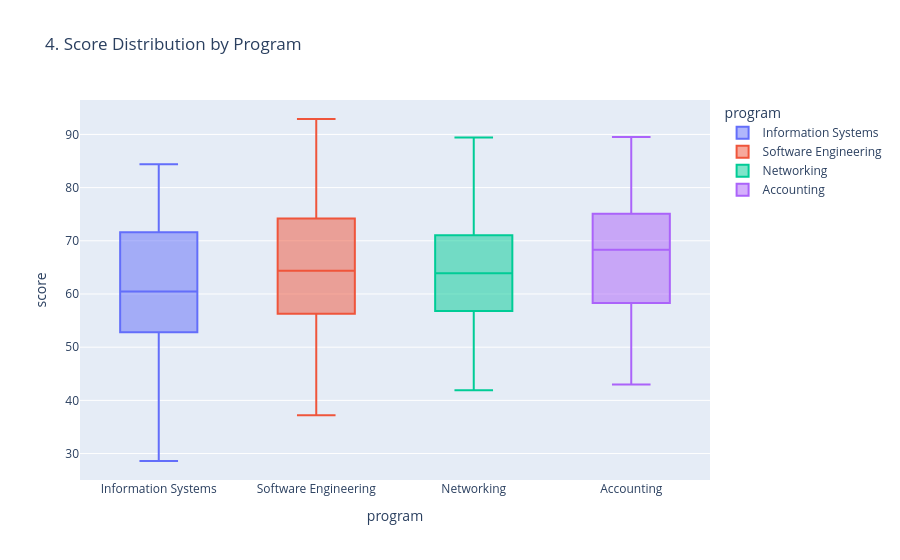

Here is the notebook cell this chart was saved with:
### Code cell
fig4 = px.box(
    df,
    x="program",
    y="score",
    color="program",
    title="4. Score Distribution by Program"
)

fig4.show()

### Figure 1 — Plotly figure (JSON) as saved in the notebook; plotly's stock layout.template omitted (floating-point values rounded to 4 significant figures)
{"data": [{"alignmentgroup": "True", "hovertemplate": "program=%{x}<br>score=%{y}<extra></extra>", "legendgroup": "Information Systems", "marker": {"color": "#636efa"}, "name": "Information Systems", "notched": false, "offsetgroup": "Information Systems", "orientation": "v", "showlegend": true, "type": "box", "x": ["Information Systems", "Information Systems", "Information Systems", "Information Systems", "Information Systems", "Information Systems", "Information Systems", "Information Systems", "Information Systems", "Information Systems", "Information Systems", "Information Systems", "Information Systems", "Information Systems", "Information Systems", "Information Systems", "Information Systems", "Information Systems", "Information Systems", "Information Systems", "Information Systems", "Information Systems", "Information Systems", "Information Systems", "Information Systems", "Information Systems", "Information Systems", "Information Systems", "Information Systems", "Information Systems", "Information Systems", "Information Systems", "Information Systems", "Information Systems", "Information Systems", "Information Systems", "Information Systems", "Information Systems"], "x0": " ", "xaxis": "x", "y": [28.6, 42.3, 47.8, 60.9, 49.1, 59.0, 67.7, 74.4, 65.7, 78.9, 84.4, 59.9, 68.7, 78.6, 50.0, 44.6, 54.5, 60.0, 55.7, 61.2, 71.6, 77.2, 55.9, 61.5, 74.7, 76.8, 72.6, 81.4, 52.8, 48.5, 57.3, 67.2, 52.4, 51.5, 56.9, 63.6, 58.3, 68.2], "y0": " ", "yaxis": "y"}, {"alignmentgroup": "True", "hovertemplate": "program=%{x}<br>score=%{y}<extra></extra>", "legendgroup": "Software Engineering", "marker": {"color": "#EF553B"}, "name": "Software Engineering", "notched": false, "offsetgroup": "Software Engineering", "orientation": "v", "showlegend": true, "type": "box", "x": ["Software Engineering", "Software Engineering", "Software Engineering", "Software Engineering", "Software Engineering", "Software Engineering", "Software Engineering", "Software Engineering", "Software Engineering", "Software Engineering", "Software Engineering", "Software Engineering", "Software Engineering", "Software Engineering", "Software Engineering", "Software Engineering", "Software Engineering", "Software Engineering", "Software Engineering", "Software Engineering", "Software Engineering", "Software Engineering", "Software Engineering", "Software Engineering", "Software Engineering", "Software Engineering", "Software Engineering", "Software Engineering", "Software Engineering", "Software Engineering", "Software Engineering", "Software Engineering", "Software Engineering", "Software Engineering", "Software Engineering", "Software Engineering", "Software Engineering", "Software Engineering"], "x0": " ", "xaxis": "x", "y": [64.5, 74.4, 83.2, 62.0, 64.2, 77.9, 83.4, 45.1, 53.8, 63.8, 55.0, 60.5, 70.5, 62.2, 54.8, 60.3, 73.4, 64.8, 71.4, 80.2, 90.1, 47.4, 60.6, 66.0, 37.2, 50.8, 56.3, 66.2, 57.6, 67.4, 73.0, 82.9, 74.2, 84.1, 92.9, 37.7, 43.1, 56.3], "y0": " ", "yaxis": "y"}, {"alignmentgroup": "True", "hovertemplate": "program=%{x}<br>score=%{y}<extra></extra>", "legendgroup": "Networking", "marker": {"color": "#00cc96"}, "name": "Networking", "notched": false, "offsetgroup": "Networking", "orientation": "v", "showlegend": true, "type": "box", "x": ["Networking", "Networking", "Networking", "Networking", "Networking", "Networking", "Networking", "Networking", "Networking", "Networking", "Networking", "Networking", "Networking", "Networking", "Networking", "Networking", "Networking", "Networking", "Networking", "Networking", "Networking", "Networking", "Networking", "Networking", "Networking", "Networking", "Networking", "Networking", "Networking", "Networking", "Networking", "Networking", "Networking", "Networking", "Networking", "Networking", "Networking"], "x0": " ", "xaxis": "x", "y": [52.7, 62.6, 53.9, 63.9, 69.3, 48.1, 56.9, 59.2, 69.0, 63.6, 70.8, 76.2, 89.4, 80.8, 56.6, 65.3, 44.1, 46.4, 59.5, 65.1, 60.8, 66.3, 71.8, 70.8, 73.0, 82.9, 74.8, 70.5, 41.9, 55.6, 61.1, 53.6, 62.4, 72.3, 63.6, 69.1, 79.0], "y0": " ", "yaxis": "y"}, {"alignmentgroup": "True", "hovertemplate": "program=%{x}<br>score=%{y}<extra></extra>", "legendgroup": "Accounting", "marker": {"color": "#ab63fa"}, "name": "Accounting", "notched": false, "offsetgroup": "Accounting", "orientation": "v", "showlegend": true, "type": "box", "x": ["Accounting", "Accounting", "Accounting", "Accounting", "Accounting", "Accounting", "Accounting", "Accounting", "Accounting", "Accounting", "Accounting", "Accounting", "Accounting", "Accounting", "Accounting", "Accounting", "Accounting", "Accounting", "Accounting", "Accounting", "Accounting", "Accounting", "Accounting", "Accounting", "Accounting", "Accounting", "Accounting", "Accounting", "Accounting", "Accounting", "Accounting", "Accounting", "Accounting", "Accounting", "Accounting", "Accounting", "Accounting"], "x0": " ", "xaxis": "x", "y": [68.3, 67.4, 72.8, 75.0, 74.1, 79.6, 89.5, 64.2, 43.0, 48.5, 58.4, 49.8, 59.7, 68.4, 75.5, 66.9, 80.0, 82.3, 70.8, 69.8, 75.3, 51.2, 45.7, 55.6, 58.0, 71.1, 62.4, 69.1, 77.8, 56.6, 62.1, 67.7, 77.5, 72.1, 79.3, 53.9, 67.1], "y0": " ", "yaxis": "y"}], "layout": {"boxmode": "overlay", "legend": {"title": {"text": "program"}, "tracegroupgap": 0}, "title": {"text": "4. Score Distribution by Program"}, "xaxis": {"anchor": "y", "categoryarray": ["Information Systems", "Software Engineering", "Networking", "Accounting"], "categoryorder": "array", "domain": [0, 1], "title": {"text": "program"}}, "yaxis": {"anchor": "x", "domain": [0, 1], "title": {"text": "score"}}}}
